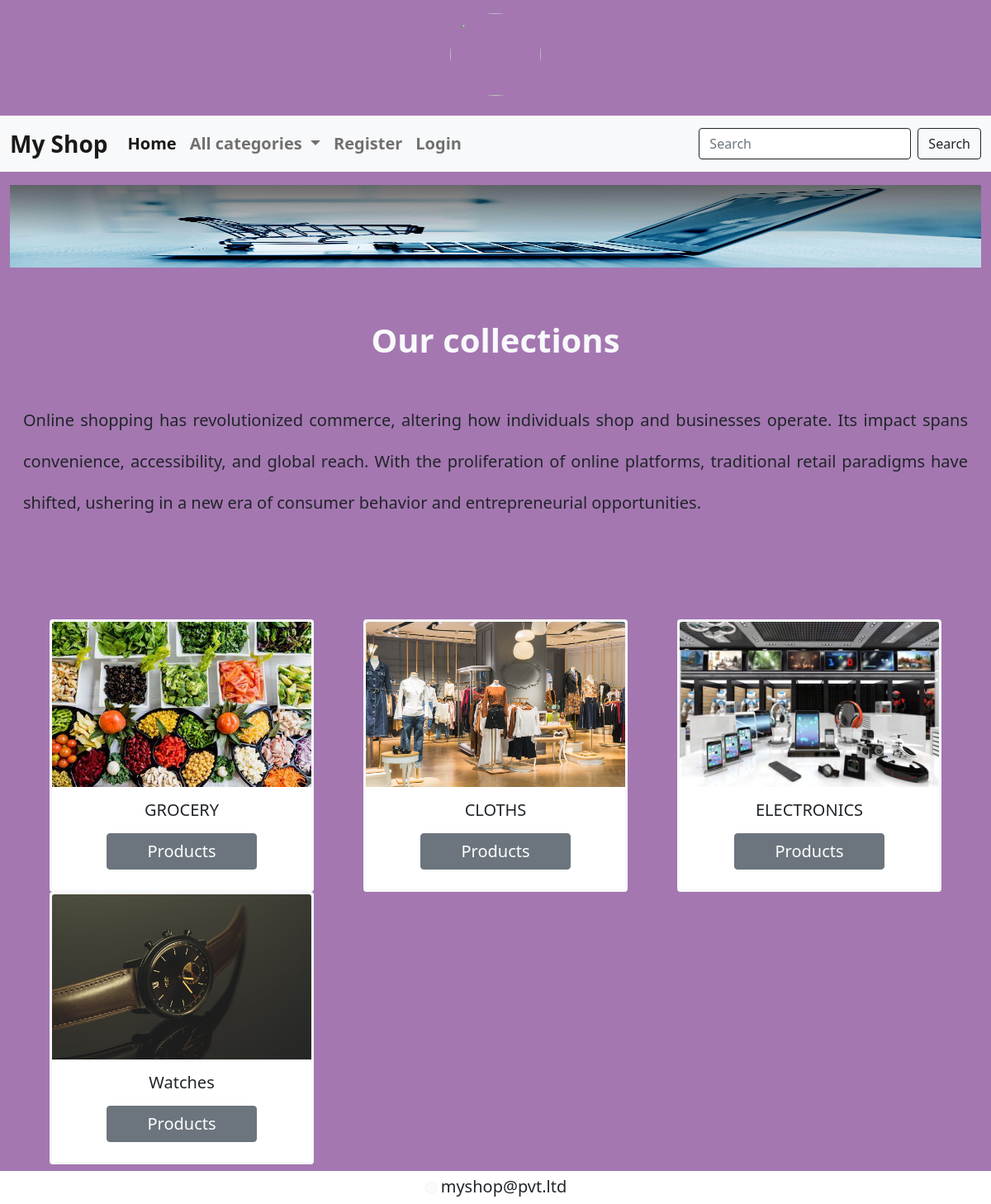
The page / on the database its author committed.
### shop/models.py (models this page shows, shortened)
class Category(models.Model):
    name=models.CharField(max_length=20)
    desc=models.TextField()
    image=models.ImageField(upload_to="category")

### shop/views.py (the view)
# urls.py: path('',views.allcategories,name="categories"),
def allcategories(request):
    c=Category.objects.all()
    context={'cat':c}
    return render(request,'category.html',context)

### cart/context_processors.py (called while the page is built, shortened)
def count_items(request):
    u=request.user
    count=0
    return {'c':count}

### shop/context_processors.py (called while the page is built)
def menu_links(request):
    c=Category.objects.all()
    return {'links':c} # we  can use this data globally across all webpages inside our app

### templates/category.html
{%  extends 'base.html' %}
{% load static %}
{% block content %}
<div class="row mt-3">
    <div class="col-12">
<img src="{% static 'images/banner.jpg' %}" height="100px" width="100%"></div>
</div>
<div class="row mt-3 px-3" style="margin-bottom:100px">
    <div class="col-12">
        <h1 class="text-center fw-bold text-light mt-5 mb-5">Our collections</h1>
        <p style="text-align:justify;line-height:2.5;" class="fs-5"> Online shopping has revolutionized commerce, altering how individuals shop and businesses operate. Its impact spans convenience, accessibility, and global reach. With the proliferation of online platforms, traditional retail paradigms have shifted, ushering in a new era of consumer behavior and entrepreneurial opportunities.</p>
    </div>
</div>
<div class="container mt-5 mb-5">
    <div class="row">
        {% for i in cat %}
        <div class="col-sm-4">
            <div class="card mx-auto border border-3 border-light" style="width: 20rem;">
  <img src="{{i.image.url}}" height="200px" width="100%" class="card-img-top" alt="...">
  <div class="card-body text-center">
    <h5 class="card-title mb-3">{{i.name}}</h5>
    <a href="{% url 'shop:products' i.id %}" class="btn btn-secondary px-5 mb-2 fs-5">Products</a>
  </div>
</div></div>
        {% endfor %}
    </div>
</div>
{% endblock %}

### static/css/style.css (style rules this page uses)
body { background-color:#A477B1; }

### rows shown on the page
Category: image (picture), name "GROCERY"
Category: image (picture), name "CLOTHS"
Category: image (picture), name "ELECTRONICS"
Category: image (picture), name "Watches"
